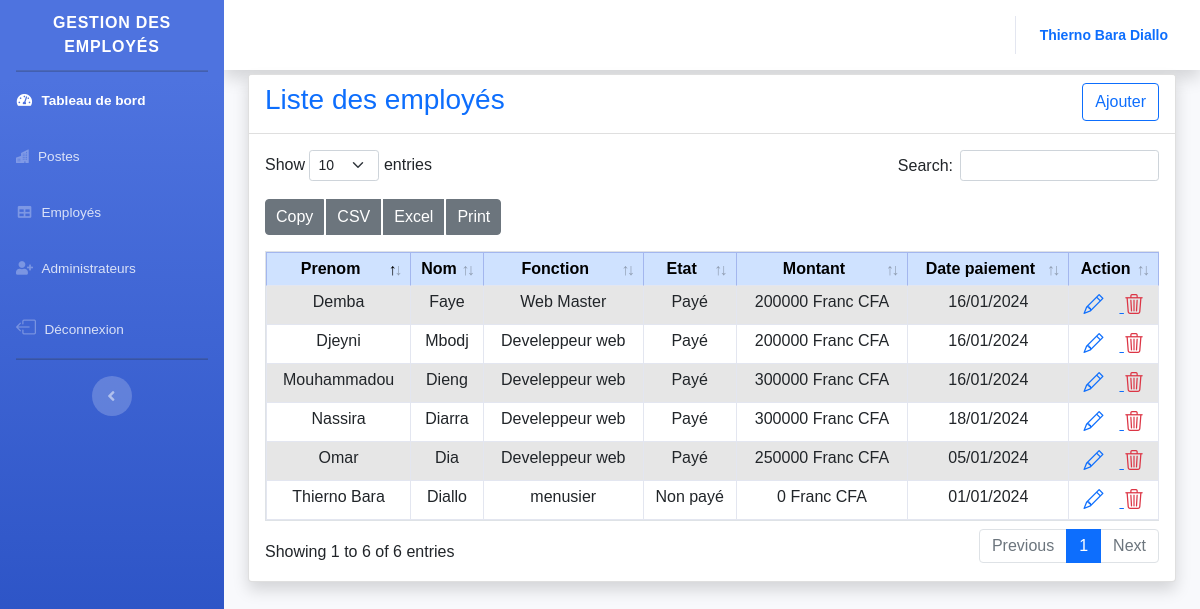
/?page=employe (signed in), run on the app's committed database.
### tables this page shows
CREATE TABLE `employes` (
  `id_employe` int(11) NOT NULL,
  `prenom` varchar(100) NOT NULL,
  `nom` varchar(100) NOT NULL,
  `etat` varchar(20) NOT NULL,
  `salaire` int(11) NOT NULL,
  `date_paiement` date NOT NULL,
  `id_poste` int(11) NOT NULL
);

CREATE TABLE `poste` (
  `id_poste` int(11) NOT NULL,
  `nom_poste` varchar(255) NOT NULL
);

### models/db.php (called while the page is built, shortened)
<?php
try {
    $connexion = new PDO("mysql:host=localhost;dbname=gestion_salaire", "root", "");
} catch (PDOException $e) {
    die("Erreur : " . $e->getMessage());
}
function getAllEmployes()
{
    global $connexion;
    try {
        $request = $connexion->prepare("SELECT id_employe, prenom, nom, etat, salaire, date_paiement, p.nom_poste as nomPoste
                                        FROM employes e, poste p
                                        WHERE e.id_poste = p.id_poste");
        $request->execute();
        return $request->fetchAll(PDO::FETCH_OBJ);
    } catch (PDOException $e) {
        die("Erreur : " . $e->getMessage());
    }
}

### views/employe.php (the view, shortened to what this page needs)
<?php require_once("partials/header.php"); ?>
<div class="container">
        <div class="card shadow">
            <div class="card-header bg-white">
                <div class="row">
                    <div class="col-md-10">
                        <h3 class="text-primary">Liste des employés</h3>
                    </div>
                    <div class="col-md-2">
                        <a href="?page=employe&type=add" class="btn btn-outline-primary float-end">Ajouter</a>
                    </div>
                </div>
            </div>
            <div class="card-body">
                <div class="row">
                    <div class="col-12">
                        <div class="data_table">
                            <table id="example" class="table table-striped table-bordered table-sm">
                                <thead class="table-primary">
                                    <tr class="text-center ">
                                        <th>Prenom</th>
                                        <th>Nom</th>
                                        <th>Fonction</th>
                                        <th>Etat</th>
                                        <th>Montant</th>
                                        <th>Date paiement</th>
                                        <th>Action</th>
                                    </tr>
                                </thead>
                                <tbody>
                                    <?php foreach ($employes as $employe) : ?>
                                        <tr>
                                            <td><?= $employe->prenom ?></td>
                                            <td><?= $employe->nom ?></td>
                                            <td><?= $employe->nomPoste ?></td>
                                            <td><?= $employe->etat ?></td>
                                            <td><?= $employe->salaire ?> Franc CFA</td>
                                            <td><?= date("d/m/Y", strtotime($employe->date_paiement)) ?></td>
                                            <td>
                                                <a href="?page=employe&type=edit&id=<?=$employe->id_employe?>" class="text-primary">
                                                    <i class="bi bi-pencil fs-5 me-3"></i>
                                                </a>
                                                <a href="?page=employe&delete=<?=$employe->id_employe?>" class="text-danger">
                                                    <i class="bi bi-trash3 fs-5"></i>
                                                </a>
                                            </td>
                                        </tr>
                                    <?php endforeach; ?>
                                </tbody>
                            </table>
                        </div>
                    </div>
                </div>
            </div>
        </div>
    </div>
    <?php require_once("partials/footer.php"); ?>

### index.php (shortened to what this page needs)
<?php
require_once("models/db.php");
if (isset($_SESSION['admin']) && isset($_GET['page'])) {
    switch ($_GET['page']) {
        case 'employe':
            require_once("controllers/employeController.php");
            break;
    }
} else {
    require_once("controllers/loginController.php");
}

### controllers/employeController.php (shortened to what this page needs)
<?php
$employes = getAllEmployes();
 if (isset($_GET["type"])) {
    if (isset($_GET["id"])) {
        $em = getEmployeById($_GET["id"]);
    }
    require_once("views/addEmploye.php");
}else{
    require_once("views/employe.php");
}
?>

### partials/header.php (shortened to what this page needs)
<!DOCTYPE html>
<html lang="en">
<head>
    <link href="assets/vendor/fontawesome-free/css/all.min.css" rel="stylesheet" type="text/css">
    <link href="assets/css/sb-admin-2.min.css" rel="stylesheet">
    <link rel="stylesheet" href="assets/css/bootstrap.min.css">
    <link rel="stylesheet" href="assets/css/datatables.min.css">
    <link rel="stylesheet" href="assets/css/style.css">
    <link rel="stylesheet" href="https://cdn.jsdelivr.net/npm/bootstrap-icons@1.11.2/font/bootstrap-icons.min.css">
</head>
<body id="page-top">
    <div id="wrapper">
        <?php require_once("partials/sidebar.php"); ?>
        <div id="content-wrapper" class="d-flex flex-column">
            <div id="content">
                <?php require_once("partials/navbar.php") ?>
                <div class="container-fluid">

### partials/sidebar.php
<ul class="navbar-nav bg-gradient-primary sidebar sidebar-dark accordion" id="accordionSidebar">
    <a class="sidebar-brand d-flex align-items-center justify-content-center" href="?page=employe">
        <div class="sidebar-brand-text mx-3">Gestion des Employés </div>
    </a>
    <hr class="sidebar-divider my-0">
    <li class="nav-item active">
        <a class="nav-link" href="?page=employe">
            <i class="fas fa-fw fa-tachometer-alt"></i>
            <span>Tableau de bord</span></a>
    </li>
    <li class="nav-item">
        <a class="nav-link" href="?page=poste">
        <i class="bi bi-buildings-fill"></i>
            <span>Postes</span></a>
    </li>
    <li class="nav-item">
        <a class="nav-link" href="?page=employe">
            <i class="fas fa-fw fa-table"></i>
            <span>Employés</span></a>
    </li>
    <li class="nav-item">
        <a class="nav-link" href="?page=addAmin">
            <i class="fas fa-fw fa-user-plus"></i>
            <span>Administrateurs</span></a>
    </li>
    <li class="nav-item">
        <a class="nav-link" href="?page=logout" data-toggle="modal" data-target="#logoutModal">
        <i class="bi bi-box-arrow-left fs-5"></i>
            <span>Déconnexion</span></a>
    </li>
    <hr class="sidebar-divider d-none d-md-block">
    <div class="text-center d-none d-md-inline">
        <button class="rounded-circle border-0" id="sidebarToggle"></button>
    </div>
</ul>

### partials/navbar.php (shortened to what this page needs)
<nav class="navbar navbar-expand navbar-light bg-white topbar mb-1 static-top shadow">
<ul class="navbar-nav ml-auto">
    <li class="nav-item dropdown no-arrow">
        <a class="nav-link dropdown-toggle" href="#" id="userDropdown" role="button" data-toggle="dropdown" aria-haspopup="true" aria-expanded="false">
            <span class="mr-2 d-none d-lg-inline text-primary small fw-bold"><?=ucfirst($_SESSION["admin"]->prenom);  ?> <?=ucfirst($_SESSION["admin"]->nom);  ?></span>
        </a>
    </li>
</ul>
</nav>

### partials/footer.php (shortened to what this page needs)
</div>
</div>
</div>
</div>
</body>
</html>

### assets/css/style.css (style rules this page uses)
* { margin: 0; padding: 0; outline: 0; }
html { scroll-behavior: smooth; }
body { background: #eee; font-family: 'Raleway', sans-serif; font-family: 'Roboto', sans-serif; font-family: 'Poppins', sans-serif; font-family: 'Rubik', sans-serif; }
.data_table { background: #fff; border-radius: 5px; }
td,tr { text-align: center; }

### data on the page
employes: prenom "Thierno Bara", nom "Diallo", id_poste.nom_poste "menusier", etat "Non payé", salaire "0", date_paiement "01/01/2024"
employes: prenom "Nassira", nom "Diarra", id_poste.nom_poste "Develeppeur web", etat "Payé", salaire "300000", date_paiement "18/01/2024"
employes: prenom "Demba", nom "Faye", id_poste.nom_poste "Web Master", etat "Payé", salaire "200000", date_paiement "16/01/2024"
employes: prenom "Omar", nom "Dia", id_poste.nom_poste "Develeppeur web", etat "Payé", salaire "250000", date_paiement "05/01/2024"
employes: prenom "Mouhammadou", nom "Dieng", id_poste.nom_poste "Develeppeur web", etat "Payé", salaire "300000", date_paiement "16/01/2024"
employes: prenom "Djeyni", nom "Mbodj", id_poste.nom_poste "Develeppeur web", etat "Payé", salaire "200000", date_paiement "16/01/2024"
